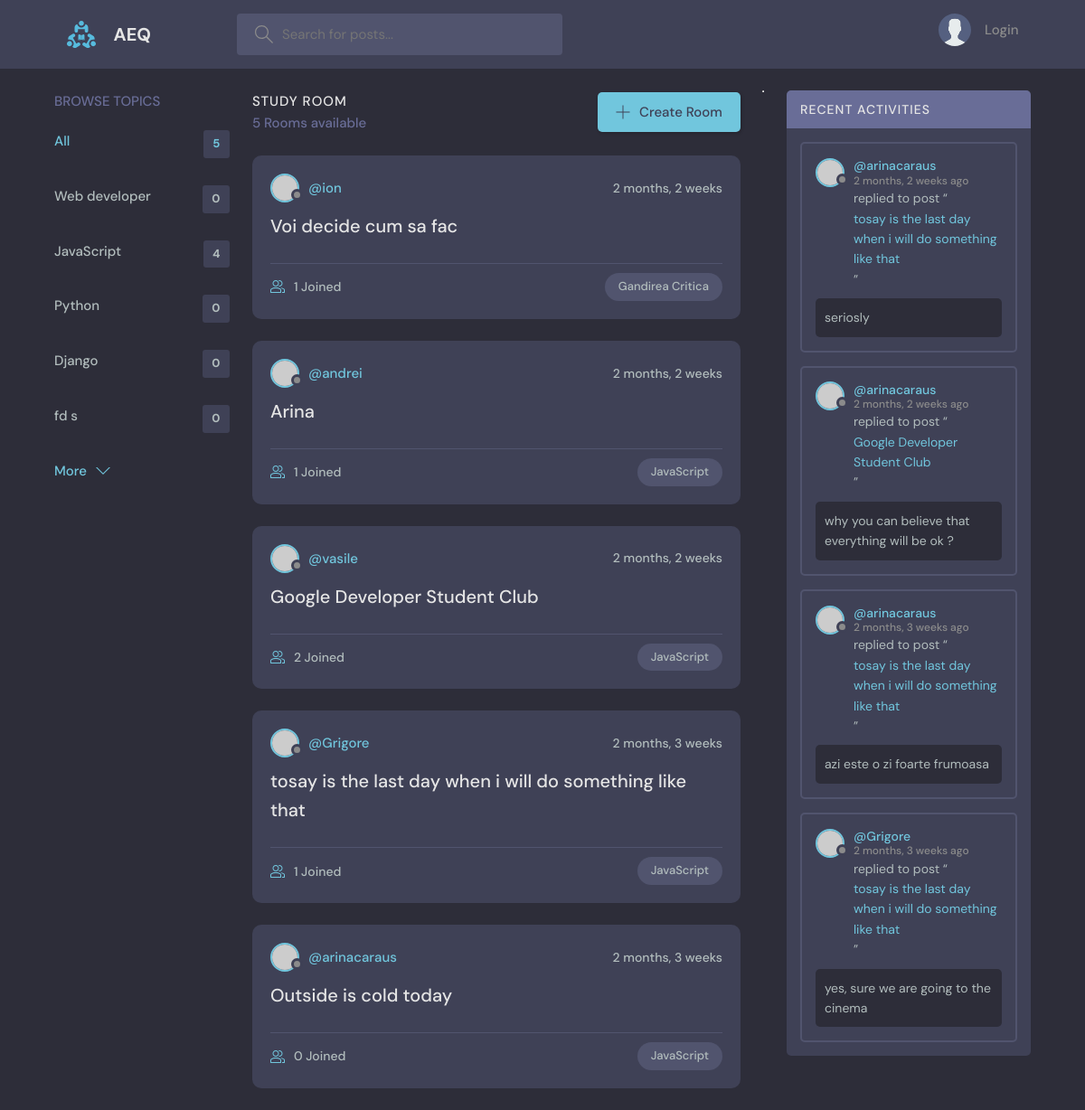
The page / on the database its author committed.
### base/models.py (models this page shows, shortened)
class Topic(models.Model):
    name = models.CharField(max_length=200)

class Room(models.Model):
    topic = models.ForeignKey(Topic, on_delete=models.SET_NULL, null=True)
    host = models.ForeignKey(User,on_delete=models.SET_NULL, null=True )
    name = models.CharField(max_length=200)
    description = models.CharField(null=True, blank=True , max_length=400)
    participants = models.ManyToManyField(User, related_name='participants', blank=True) #creation many to many fields
    updated = models.DateTimeField(auto_now=True)
    created = models.DateTimeField( auto_now_add=True , null=True)
    class Meta:
        ordering = ['-updated' , '-created']
    def __str__(self):
        return self.name

class Message(models.Model):
    user = models.ForeignKey( User, on_delete=models.CASCADE)
    room = models.ForeignKey( Room, on_delete= models.CASCADE) #on_delete=modles.SET_NULL when the room is deleted  all the children is deleted
    body = models.TextField()
    updated = models.DateTimeField(auto_now=True)
    created = models.DateTimeField(auto_now_add=True)
    class Meta:
        ordering = ['-updated' , '-created']

### base/views.py (the view)
# urls.py: 2. Add a URL to urlpatterns:  path('', views.home, name='home')
def home(request):
    q =request.GET.get('q') if request.GET.get('q')!=None else ''
    rooms= Room.objects.filter( # search functionality
        Q(topic__name__icontains=q)|
        Q(name__icontains=q)|
         Q(description__icontains=q) )
    topics = Topic.objects.all()[0:5]
    room_count=rooms.count()
    room_messages= Message.objects.filter(Q(room__topic__name__icontains=q))
    context = {'rooms': rooms , 'topics':topics, 'room_count': room_count, 'room_messages':room_messages}
    return  render(request, 'base/home.html', context)

### base/templates/base/home.html (shortened to what this page needs)
{% extends 'main.html' %}
{% block content %}
    <main class="layout layout--3">
      <div class="container">
        {% include 'base/topics_component.html' %}
        <div class="roomList">
          <div class="roomList__header">
            <div>
              <h2>Study Room</h2>
              <p>{{room_count}} Rooms available</p>
            </div>
            <a class="btn btn--main" href="{% url 'create-room'  %}">
              <svg version="1.1" xmlns="http://www.w3.org/2000/svg" width="32" height="32" viewBox="0 0 32 32">
                <title>add</title>
                <path
                  d="M16.943 0.943h-1.885v14.115h-14.115v1.885h14.115v14.115h1.885v-14.115h14.115v-1.885h-14.115v-14.115z"
                ></path>
              </svg>
              Create Room
            </a>
          </div>
          {% include 'base/feed_component.html' %}
        </div>
        {% include 'base/activity_component.html' %}
    </main>
{% endblock content %}

### base/templates/base/topics_component.html
<div class="topics">
    <div class="topics__header">
      <h2>Browse Topics</h2>
    </div>
    <ul class="topics__list">
      <li>
        <a href="{% url 'home' %}" class="active">All <span>{{topics.count}}</span></a>
      </li>
        {% for topic in topics %}
     <li>
        <a href="{% url 'home' %}?q={{topic.name}}">{{topic.name}}<span>{{topic.room_set.all.count}}</span></a>
     </li>
      {% endfor %}
    </ul>
    <a class="btn btn--link" href="{% url 'topics' %}">
      More
      <svg version="1.1" xmlns="http://www.w3.org/2000/svg" width="32" height="32" viewBox="0 0 32 32">
        <title>chevron-down</title>
        <path d="M16 21l-13-13h-3l16 16 16-16h-3l-13 13z"></path>
      </svg>
    </a>
  </div>

### base/templates/base/feed_component.html (shortened to what this page needs)
{% for room in rooms %}
<div class="roomListRoom">
    <div class="roomListRoom__header">
      <a href="{% url 'user-profile' room.host.id %}" class="roomListRoom__author">
        <div class="avatar avatar--small">
          <img src="https://randomuser.me/api/portraits/women/11.jpg" />
        </div>
        <span>@{{room.host.username}}</span>
      </a>
      <div class="roomListRoom__actions">
        <span>{{room.created| timesince}}</span>
      </div>
    </div>
    <div class="roomListRoom__content">
      <a href="{% url 'room' room.id %}">{{room.name}}</a>
    </div>
    <div class="roomListRoom__meta">
      <a href="{% url 'room' room.id %}" class="roomListRoom__joined">
        {{room.participants.all.count}} Joined
      </a>
      <p class="roomListRoom__topic">{{room.topic.name}}</p>
    </div>
  </div>
  {%  endfor %}

### base/templates/base/activity_component.html (shortened to what this page needs)
<hr>
        <div class="activities">
            <div class="activities__header">
              <h2>Recent Activities</h2>
            </div>
            {% for message in room_messages %}
            <div class="activities__box">
              <div class="activities__boxHeader roomListRoom__header">
                <a href="{% url 'user-profile' message.user.id %}" class="roomListRoom__author">
                  <div class="avatar avatar--small">
                    <img src="https://randomuser.me/api/portraits/women/11.jpg" />
                  </div>
                  <p>
                    @{{message.user}}
                    <span>{{message.created|timesince}} ago</span>
                  </p>
                </a>
              </div>
              <div class="activities__boxContent">
                <p>replied to post “<a href="{% url 'room' message.room.id %}">{{message.room}}</a>”</p>
                <div class="activities__boxRoomContent">
                  {{message.body}}
                </div>
              </div>
            </div>
            {% endfor %}
          </div>
</div>

### rows shown on the page
Topic: name "Web developer", room_set.all.count "0"
Topic: name "JavaScript", room_set.all.count "4"
Topic: name "Python", room_set.all.count "0"
Topic: name "Django", room_set.all.count "0"
Topic: name "fd s", room_set.all.count "0"
Room: host.username "ion", created "2 months, 2 weeks", name "Voi decide cum sa fac", participants.all.count "1", topic.name "Gandirea Critica"
Room: host.username "andrei", created "2 months, 2 weeks", name "Arina", participants.all.count "1", topic.name "JavaScript"
Room: host.username "vasile", created "2 months, 2 weeks", name "Google Developer Student Club", participants.all.count "2", topic.name "JavaScript"
Room: host.username "Grigore", created "2 months, 3 weeks", name "tosay is the last day when i will do something like that", participants.all.count "1", topic.name "JavaScript"
Room: host.username "arinacaraus", created "2 months, 3 weeks", name "Outside is cold today", participants.all.count "0", topic.name "JavaScript"
Message: user "arinacaraus", created "2 months, 2 weeks", room "tosay is the last day when i will do something like that", body "seriosly"
Message: user "arinacaraus", created "2 months, 2 weeks", room "Google Developer Student Club", body "why you can believe that everything will be ok ?"
Message: user "arinacaraus", created "2 months, 3 weeks", room "tosay is the last day when i will do something like that", body "azi este o zi foarte frumoasa"
Message: user "Grigore", created "2 months, 3 weeks", room "tosay is the last day when i will do something like that", body "yes, sure we are going to the cinema"

### other values the page prints
{{ topics.count }} "5"
{{ room_count }} "5"
